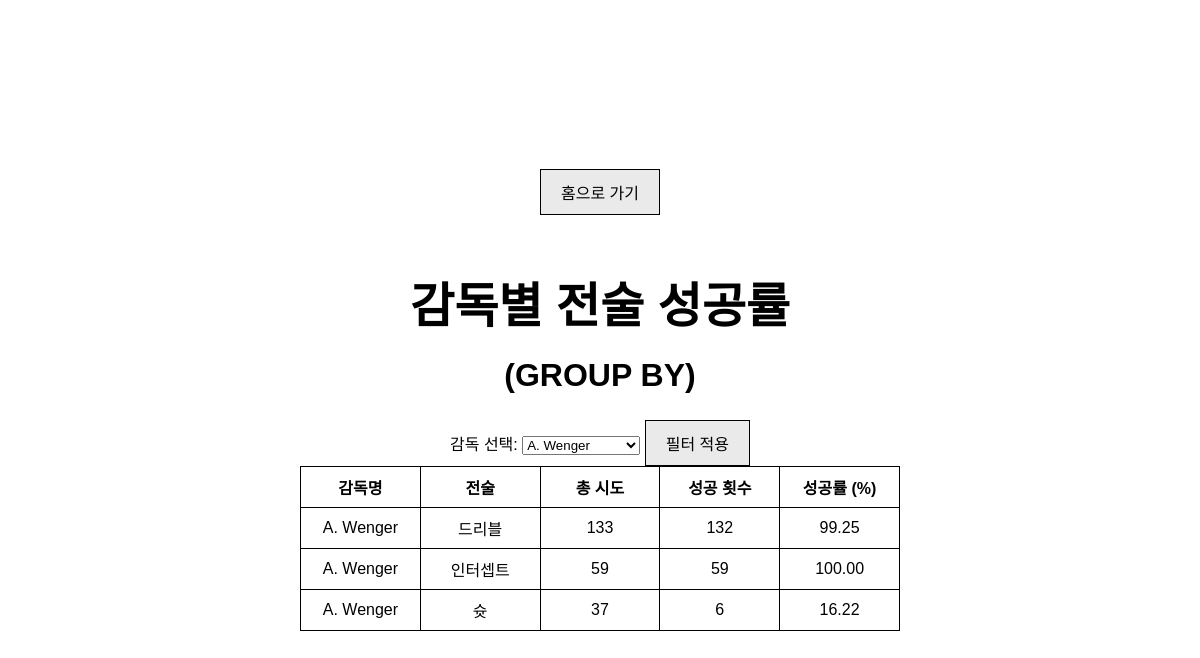
Screenshot of /pages/group_by.php?coach=7845 with the database file from the repository.
### tables this page shows
CREATE TABLE IF NOT EXISTS coach (
    coach_id   BIGINT UNSIGNED PRIMARY KEY,
    name       VARCHAR(100) NOT NULL,
    birth_date DATE,
    birth_area VARCHAR(100),
    team_id    BIGINT UNSIGNED,
    CONSTRAINT fk_coach_team
        FOREIGN KEY (team_id)
        REFERENCES team(team_id)
);

### pages/group_by.php (the view, shortened to what this page needs)
<?php
$button_color = $_SESSION['button_color'] ?? '#EAEAEA';
function buttonStyle($color) {
    return "background-color: $color; color: black; border: black; border: 1px solid black; cursor: pointer; padding: 10px 20px; font-size: 1em;";
}
?>
<?php
include '../db_connect.php';
$coach_list = [];
$coach_sql = "
    SELECT DISTINCT c.coach_id, c.name
    FROM coach c
    JOIN match_team mt ON c.coach_id = mt.coach_id
    JOIN action_log a ON mt.team_id = a.team_id AND mt.game_id = a.game_id
    ORDER BY c.name
";
$coach_result = mysqli_query($conn, $coach_sql);
if ($coach_result) {
    while ($row = mysqli_fetch_assoc($coach_result)) {
        $coach_list[] = $row;
    }
}
$coach_filter = isset($_GET['coach']) ? $_GET['coach'] : '';
$result = null;
$params = [];
$param_types = '';
$where_clause = '';
if ($coach_filter !== '' && $coach_filter !== 'all') {
    $where_clause = "WHERE c.coach_id = ?";
    $params[] = $coach_filter;
    $param_types = 'i';
}
$sql = "
    SELECT
        c.name AS coach_name,
        a.type_name,
        COUNT(*) AS total_count,
        SUM(CASE WHEN a.result_name = 'success' THEN 1 ELSE 0 END) AS success_count,
        ROUND(SUM(CASE WHEN a.result_name = 'success' THEN 1 ELSE 0 END) / COUNT(*) * 100, 2) AS success_rate_percent
    FROM coach c
    JOIN match_team mt ON c.coach_id = mt.coach_id
    JOIN action_log a ON mt.team_id = a.team_id AND mt.game_id = a.game_id
    $where_clause
    GROUP BY c.coach_id, a.type_name
    ORDER BY c.name, a.type_name
";
if ($stmt = mysqli_prepare($conn, $sql)) {
    if ($where_clause !== '') {
        mysqli_stmt_bind_param($stmt, $param_types, ...$params);
    }
    mysqli_stmt_execute($stmt);
    $result = mysqli_stmt_get_result($stmt);
} else {
    die('쿼리 오류: ' . mysqli_error($conn));
}
?>
<!DOCTYPE html>
<html>
<head>
</head>
<body>
<form action="../index.php" method="get" style="margin-bottom: 20px;">
    <button type="submit" style="<?= buttonStyle($button_color) ?>">홈으로 가기</button>
</form>
<h1>감독별 전술 성공률</h1>
<h2 style="font-size:2em; margin-top:0;">(GROUP BY)</h2>
<form method="get" action="">
    <label for="coach">감독 선택: </label>
    <select id="coach" name="coach" required>
        <?php foreach ($coach_list as $coach): ?>
            <option value="<?= $coach['coach_id'] ?>" <?= $coach_filter == $coach['coach_id'] ? 'selected' : '' ?>>
                <?= htmlspecialchars($coach['name']) ?>
            </option>
        <?php endforeach; ?>
    </select>
    <button type="submit" style="<?= buttonStyle($button_color) ?>">필터 적용</button>
</form>
<?php
$name_map = [
    'interception' => '인터셉트',
    'dribble' => '드리블',
    'shot' => '슛',
];
?>
<?php if ($coach_filter !== ''): ?>
    <table>
        <thead>
            <tr>
                <th>감독명</th>
                <th>전술</th>
                <th>총 시도</th>
                <th>성공 횟수</th>
                <th>성공률 (%)</th>
            </tr>
        </thead>
        <tbody>
            <?php if ($result && mysqli_num_rows($result) > 0): ?>
                <?php while ($row = mysqli_fetch_assoc($result)): ?>
                <tr>
                    <td><?= htmlspecialchars($row['coach_name']) ?></td>
                    <td><?= htmlspecialchars($name_map[$row['type_name']] ?? $row['type_name']) ?></td>
                    <td><?= $row['total_count'] ?></td>
                    <td><?= $row['success_count'] ?></td>
                    <td><?= $row['success_rate_percent'] ?></td>
                </tr>
                <?php endwhile; ?>
            <?php else: ?>
                <tr><td colspan="5" style="text-align:center">조건에 맞는 데이터가 없습니다.</td></tr>
            <?php endif; ?>
        </tbody>
    </table>
<?php endif; ?>
</body>
</html>

### pages/group_by.php (style rules this page uses)
body { margin: 0; height: 100vh; display: flex; flex-direction: column; align-items: center; justify-content: center; font-family: Arial, sans-serif; }
h1 { font-size: 3em; margin-bottom: 20px; }
table { border-collapse: collapse; width: 50%; table-layout: fixed; }
th, td { border: 1px solid black; padding: 8px; text-align: center; word-wrap: break-word; }

### rows the page displays
coach: name "A. Wenger", type_name "드리블", total_count "133", success_count "132", success_rate_percent "99.25", type_name "인터셉트", total_count "59", success_count "59", success_rate_percent "100.00", type_name "슛", total_count "37", success_count "6", success_rate_percent "16.22"

### other values shown
form field coach "A. Wenger"
